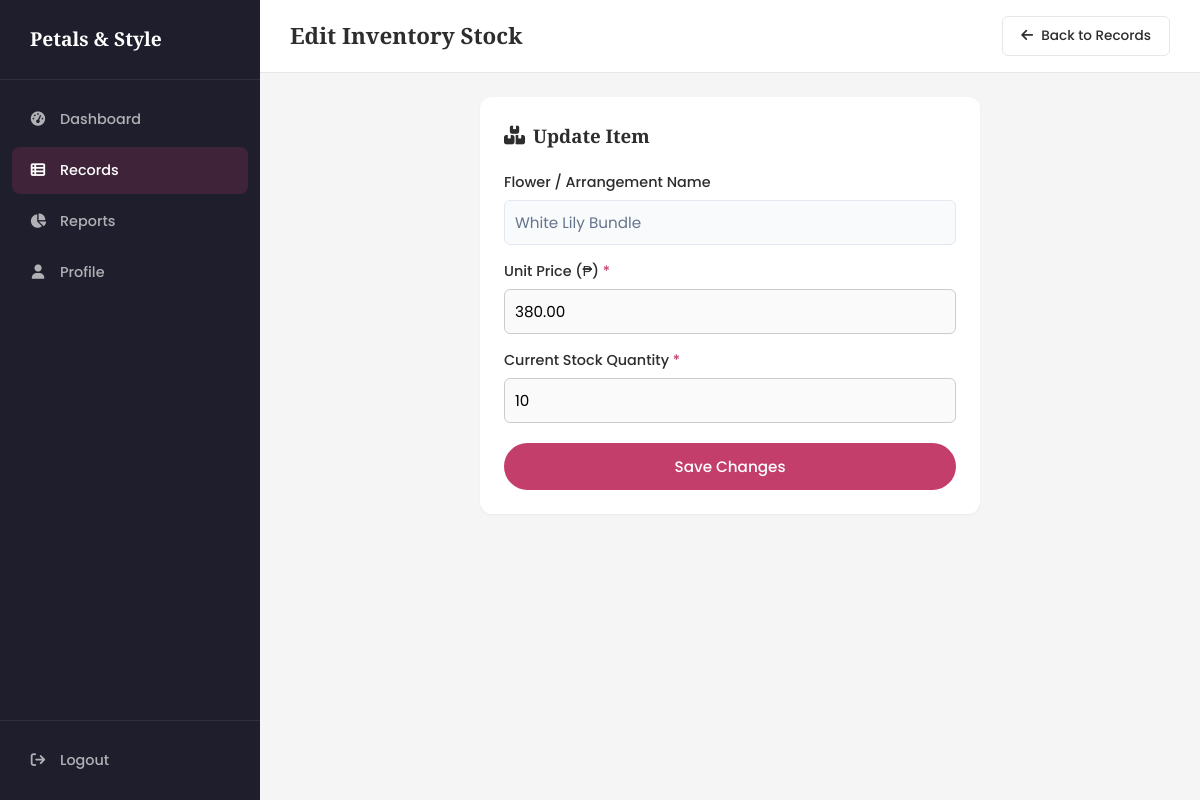
Page /edit_stock.php?id=2 (signed in) on the committed database.
### tables this page shows
CREATE TABLE `tbl_flowers` (
  `flower_id` int(11) NOT NULL AUTO_INCREMENT,
  `flower_name` varchar(100) NOT NULL,
  `category_id` int(11) DEFAULT NULL,
  `price` decimal(10,2) NOT NULL,
  `stock_qty` int(11) DEFAULT 0,
  PRIMARY KEY (`flower_id`),
  KEY `category_id` (`category_id`),
  CONSTRAINT `tbl_flowers_ibfk_1` FOREIGN KEY (`category_id`) REFERENCES `tbl_categories` (`category_id`) ON DELETE SET NULL
);

### edit_stock.php (the view, shortened to what this page needs)
<?php
require_once 'db.php';
$flower_data = null;
if (isset($_GET['id'])) {
    $flower_id = (int)$_GET['id'];
    $result = $conn->query("SELECT * FROM tbl_flowers WHERE flower_id = $flower_id");
    if ($result && $result->num_rows > 0) {
        $flower_data = $result->fetch_assoc();
    } else {
        $error = "Item not found in database.";
    }
} else {
    header("Location: records.php");
    exit();
}
?>
<!DOCTYPE html>
<html lang="en">
<head>
    <link rel="stylesheet" href="css/style.css">
    <link rel="stylesheet" href="https://cdnjs.cloudflare.com/ajax/libs/font-awesome/6.4.0/css/all.min.css">
</head>
<body class="system-page">
    <div class="system-layout">
        <aside class="sidebar" id="sidebar">
            <div class="sidebar__brand">
                <span>Petals & Style</span>
            </div>
            <nav class="sidebar__nav">
                <a href="dashboard.php" class="sidebar__link"><i class="fa-solid fa-gauge-high"></i> Dashboard</a>
                <a href="records.php" class="sidebar__link active"><i class="fa-solid fa-table-list"></i> Records</a>
                <a href="reports.php" class="sidebar__link"><i class="fa-solid fa-chart-pie"></i> Reports</a>
                <a href="profile.php" class="sidebar__link"><i class="fa-solid fa-user"></i> Profile</a>
            </nav>
            <div class="sidebar__footer">
                <a href="logout.php" class="sidebar__link"><i class="fa-solid fa-arrow-right-from-bracket"></i> Logout</a>
            </div>
        </aside>
        <main class="system-main">
            <header class="system-header">
                <h2>Edit Inventory Stock</h2>
                <div class="system-header__actions">
                    <a href="records.php" class="btn btn--outline-sm"><i class="fa-solid fa-arrow-left"></i> Back to Records</a>
                </div>
            </header>
            <div class="system-content">
                <div class="dashboard-card" style="max-width: 500px; margin: 0 auto;">
                    <h3 style="margin-bottom: 20px;"><i class="fa-solid fa-boxes-stacked"></i> Update Item</h3>
                    <?php if($flower_data): ?>
                    <form method="POST" action="">
                        <div class="form-group" style="margin-bottom: 15px;">
                            <label>Flower / Arrangement Name</label>
                            <input type="text" value="<?php echo htmlspecialchars($flower_data['flower_name']); ?>" disabled style="width: 100%; padding: 10px; border-radius: 6px; border: 1px solid #e2e8f0; background: #f8fafc; color: #64748b;">
                        </div>
                        <div class="form-group" style="margin-bottom: 15px;">
                            <label>Unit Price (₱) <span class="required">*</span></label>
                            <input type="number" step="0.01" min="0" name="price" value="<?php echo $flower_data['price']; ?>" required style="width: 100%; padding: 10px; border-radius: 6px; border: 1px solid #ccc;">
                        </div>
                        <div class="form-group" style="margin-bottom: 20px;">
                            <label>Current Stock Quantity <span class="required">*</span></label>
                            <input type="number" min="0" name="stock_qty" value="<?php echo $flower_data['stock_qty']; ?>" required style="width: 100%; padding: 10px; border-radius: 6px; border: 1px solid #ccc;">
                        </div>
                        <button type="submit" class="btn btn--primary btn--full">Save Changes</button>
                    </form>
                    <?php endif; ?>
                </div>
            </div>
        </main>
    </div>
</body>
</html>

### css/style.css (style rules this page uses)
:root { --primary: #c43e6b; --primary-dark: #a83257; --secondary: #2d6a4f; --accent: #f4a261; --bg-cream: #fefaf6; --bg-white: #ffffff; --text-dark: #2d2d2d; --text-muted: #6b7280; --text-light: #f8f9fa; --border: #e5e7eb; --shadow-sm: 0 1px 2px rgba(0,0,0,0.05); --shadow: 0 4px 20px rgba(0,0,0,0.08); --shadow-lg: 0 10px 40px rgba(0,0,0,0.12); --radius: 12px; --radius-sm: 8px; --transition: 0.2s ease; --font-serif: 'Playfair Display', Georgia, serif; --font-sans: 'Poppins', sans-serif; --sidebar-width: 260px; }
*, *::before, *::after { box-sizing: border-box; margin: 0; padding: 0; }
html { scroll-behavior: smooth; }
body { font-family: var(--font-sans); color: var(--text-dark); background-color: var(--bg-cream); line-height: 1.6; -webkit-font-smoothing: antialiased; }
a { text-decoration: none; color: inherit; }
.btn { display: inline-flex; align-items: center; gap: 8px; padding: 12px 28px; font-family: var(--font-sans); font-weight: 500; font-size: 0.95rem; border-radius: 50px; border: none; cursor: pointer; transition: all var(--transition); }
.btn--primary { background: var(--primary); color: #fff; }
.btn--outline-sm { background: transparent; border: 1.5px solid var(--border); color: var(--text-dark); padding: 8px 18px; font-size: 0.85rem; border-radius: 6px; }
.btn--full { width: 100%; justify-content: center; }
.form-group { margin-bottom: 20px; }
.form-group label { display: block; font-weight: 500; font-size: 0.9rem; margin-bottom: 6px; color: var(--text-dark); }
.form-group input, .form-group textarea, .form-group select { width: 100%; padding: 12px 16px; border: 1.5px solid var(--border); border-radius: var(--radius-sm); font-family: var(--font-sans); font-size: 0.95rem; transition: border-color var(--transition); background: #fafafa; }
.required { color: var(--primary); }
.system-page { background: #f5f5f5; min-height: 100vh; }
.system-layout { display: flex; min-height: 100vh; }
.sidebar { width: var(--sidebar-width); background: #1e1e2d; color: #fff; display: flex; flex-direction: column; position: fixed; top: 0; left: 0; bottom: 0; z-index: 100; transition: transform 0.3s ease; }
.sidebar__brand { display: flex; align-items: center; gap: 10px; padding: 24px 20px; font-family: var(--font-serif); font-size: 1.2rem; font-weight: 700; border-bottom: 1px solid rgba(255,255,255,0.08); }
.sidebar__nav { flex: 1; padding: 16px 12px; display: flex; flex-direction: column; gap: 4px; }
.sidebar__link { display: flex; align-items: center; gap: 12px; padding: 12px 16px; border-radius: 8px; color: rgba(255,255,255,0.65); font-weight: 500; font-size: 0.9rem; transition: all var(--transition); }
.sidebar__link:hover, .sidebar__link.active { background: rgba(196,62,107,0.2); color: #fff; }
.sidebar__link i { width: 20px; text-align: center; }
.sidebar__footer { padding: 16px 12px; border-top: 1px solid rgba(255,255,255,0.08); }
.system-main { flex: 1; margin-left: var(--sidebar-width); padding: 0; }
.system-header { background: #fff; padding: 16px 30px; display: flex; align-items: center; gap: 20px; border-bottom: 1px solid var(--border); position: sticky; top: 0; z-index: 50; }
.system-header h2 { flex: 1; font-family: var(--font-serif); font-size: 1.4rem; }
.system-header__actions { display: flex; align-items: center; gap: 16px; }
.system-content { padding: 24px 30px; }
.dashboard-card { background: #fff; border-radius: var(--radius); padding: 24px; box-shadow: var(--shadow-sm); }
.dashboard-card h3 { font-family: var(--font-serif); margin-bottom: 16px; display: flex; align-items: center; gap: 8px; }

### rows in the picture
tbl_flowers: flower_name "White Lily Bundle", price "380.00", stock_qty "10"
